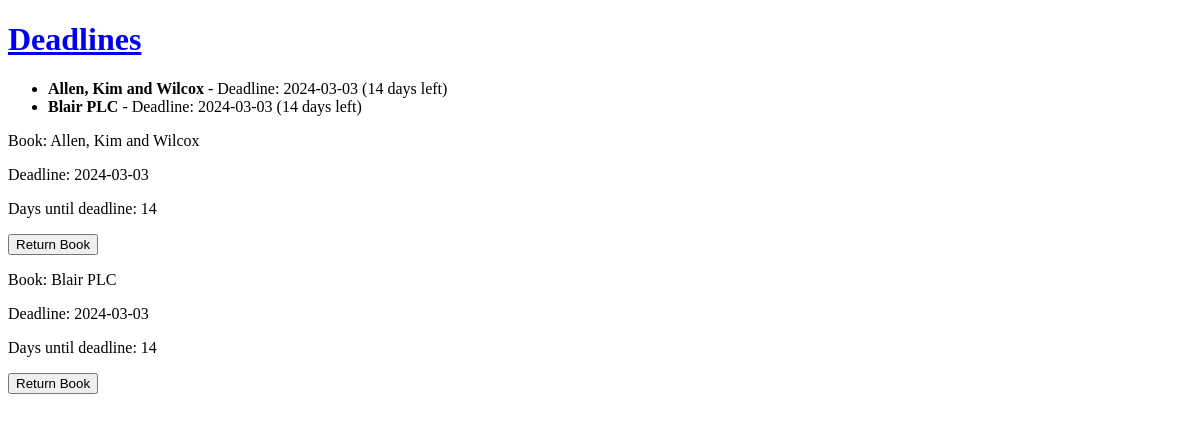
Before: /books/deadlines (signed in) with the older database file.
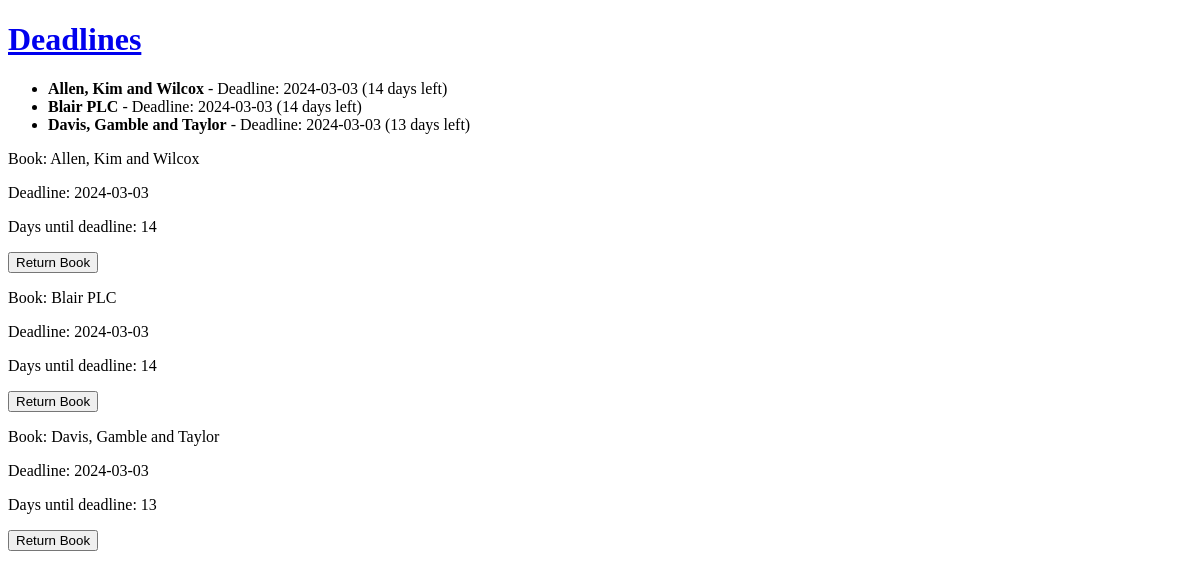
After: the same page with the newer database file.
### models.py (models this page shows, shortened)
class Book(db.Model):
    __table_name__ = "book"
    id = Column(Integer, primary_key=True)
    name = Column(String(100), nullable=False)
    content = Column(Text, nullable=False)
    author = Column(String(100), nullable=False)
    section_id = Column(Integer, ForeignKey('section.id'), nullable=False)
    user_books = db.relationship('UserBook', back_populates='book', lazy=True)

class UserBook(db.Model):
    __tablename__ = "userbook"
    id = Column(Integer, primary_key=True)
    user_id = Column(Integer, ForeignKey('user.id'), nullable=False)
    book_id = Column(Integer, ForeignKey('book.id'), nullable=False)
    t_request = Column(DateTime, default=datetime.utcnow, nullable=False)
    t_return = Column(DateTime, nullable=True)
    t_deadline = Column(DateTime, nullable=True)
    is_approved = Column(Boolean, default=False)
    is_rejected = Column(Boolean, default=False)
    user = db.relationship('User', back_populates='user_books')
    book = db.relationship('Book', back_populates='user_books')

### app.py (the view)
@app.route('/books/deadlines')
def view_borrowed_books_with_deadlines():
    user_id = session.get('user_id')
    if not user_id:
        flash('Please login to view your books and deadlines', 'error')
        return redirect(url_for('login'))
    borrowed_books = db.session.query(UserBook, Book) \
        .join(Book, UserBook.book_id == Book.id) \
        .filter(UserBook.user_id == user_id, UserBook.is_approved == True, UserBook.t_return == None) \
        .order_by(UserBook.t_deadline.asc()) \
        .all()
    books_with_deadlines = []
    for user_book, book in borrowed_books:
        if user_book.t_deadline:
            days_until_deadline = (user_book.t_deadline - datetime.utcnow()).days
        else:
            default_deadline = datetime.utcnow() + timedelta(days=14)
            days_until_deadline = (default_deadline - datetime.utcnow()).days
        books_with_deadlines.append({
            'book': book,
            'deadline': user_book.t_deadline or default_deadline,  # Use t_deadline if available, otherwise default
            'days_until_deadline': days_until_deadline
        })
    return render_template('users/books_with_deadlines.html', books_with_deadlines=books_with_deadlines)

### templates/users/books_with_deadlines.html (shortened to what this page needs)
<!DOCTYPE html>
<html lang="en">
<head>
</head>
<body>
    <h1><a href="{{ url_for('view_borrowed_books_with_deadlines') }}">Deadlines</a></h1>
    {% if books_with_deadlines %}
        <ul>
            {% for item in books_with_deadlines %}
                <li>
                    <strong>{{ item.book.name }}</strong> - Deadline: {{ item.deadline.strftime('%Y-%m-%d') }} ({{ item.days_until_deadline }} days left)
                </li>
            {% endfor %}
        </ul>
    {% else %}
        <p>No borrowed books or deadlines to display.</p>
    {% endif %}
    {% for book_with_deadline in books_with_deadlines %}
        <div>
            <p>Book: {{ book_with_deadline.book.name }}</p>
            <p>Deadline: {{ book_with_deadline.deadline.strftime('%Y-%m-%d') }}</p>
            <p>Days until deadline: {{ book_with_deadline.days_until_deadline }}</p>
            <form action="{{ url_for('return_book', userbook_id=book_with_deadline.book.id) }}" method="post">
                <button type="submit">Return Book</button>
            </form>
        </div>
{% endfor %}
</body>
</html>

Changed rows visible on the page:
now on this page (row unchanged): Book: book.name "Davis, Gamble and Taylor", book.name "Davis, Gamble and Taylor"
added UserBook: deadline "2024-03-03", deadline "2024-03-03"
Other visible differences:
new list line: "- Deadline: ( 13 days left)"
new list line: "Book: Deadline: Days until deadline: 13 Return Book"
